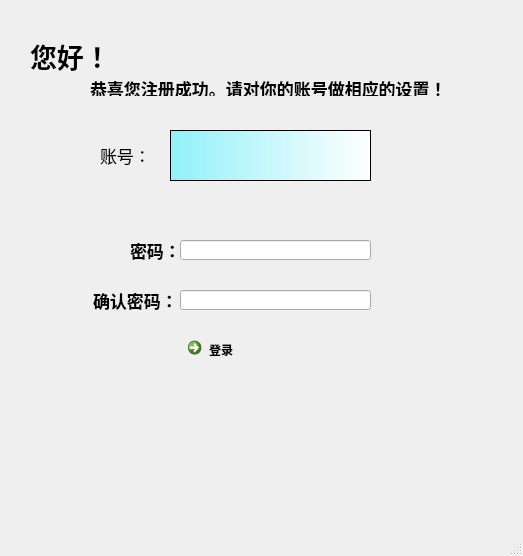
<?xml version="1.0" encoding="UTF-8"?>
<ui version="4.0">
 <class>MainWindow</class>
 <widget class="QMainWindow" name="MainWindow">
  <property name="geometry">
   <rect>
    <x>0</x>
    <y>0</y>
    <width>523</width>
    <height>556</height>
   </rect>
  </property>
  <property name="windowTitle">
   <string>MainWindow</string>
  </property>
  <widget class="QWidget" name="centralwidget">
   <widget class="QLabel" name="label">
    <property name="geometry">
     <rect>
      <x>30</x>
      <y>40</y>
      <width>81</width>
      <height>31</height>
     </rect>
    </property>
    <property name="font">
     <font>
      <pointsize>20</pointsize>
      <weight>75</weight>
      <bold>true</bold>
     </font>
    </property>
    <property name="text">
     <string>您好！</string>
    </property>
   </widget>
   <widget class="QLabel" name="label_2">
    <property name="geometry">
     <rect>
      <x>100</x>
      <y>140</y>
      <width>71</width>
      <height>31</height>
     </rect>
    </property>
    <property name="font">
     <font>
      <pointsize>13</pointsize>
     </font>
    </property>
    <property name="text">
     <string>账号：</string>
    </property>
   </widget>
   <widget class="QLabel" name="label_3">
    <property name="geometry">
     <rect>
      <x>90</x>
      <y>80</y>
      <width>401</width>
      <height>16</height>
     </rect>
    </property>
    <property name="font">
     <font>
      <pointsize>13</pointsize>
      <weight>75</weight>
      <bold>true</bold>
     </font>
    </property>
    <property name="text">
     <string>恭喜您注册成功。请对你的账号做相应的设置！</string>
    </property>
   </widget>
   <widget class="QLabel" name="label_5">
    <property name="geometry">
     <rect>
      <x>130</x>
      <y>240</y>
      <width>54</width>
      <height>21</height>
     </rect>
    </property>
    <property name="font">
     <font>
      <pointsize>13</pointsize>
      <weight>75</weight>
      <bold>true</bold>
     </font>
    </property>
    <property name="text">
     <string>密码：</string>
    </property>
   </widget>
   <widget class="QLineEdit" name="pwText">
    <property name="geometry">
     <rect>
      <x>180</x>
      <y>240</y>
      <width>191</width>
      <height>20</height>
     </rect>
    </property>
    <property name="styleSheet">
     <string notr="true">style={
placeholder=&quot;请输入密码&quot;
}</string>
    </property>
   </widget>
   <widget class="QLabel" name="label_6">
    <property name="geometry">
     <rect>
      <x>93</x>
      <y>290</y>
      <width>91</width>
      <height>21</height>
     </rect>
    </property>
    <property name="font">
     <font>
      <pointsize>13</pointsize>
      <weight>75</weight>
      <bold>true</bold>
     </font>
    </property>
    <property name="text">
     <string>确认密码：</string>
    </property>
   </widget>
   <widget class="QLineEdit" name="pwText_2">
    <property name="geometry">
     <rect>
      <x>180</x>
      <y>290</y>
      <width>191</width>
      <height>20</height>
     </rect>
    </property>
    <property name="styleSheet">
     <string notr="true">placeholder：“密码由6-20位数字或字母组成”；</string>
    </property>
   </widget>
   <widget class="QLabel" name="randomText">
    <property name="geometry">
     <rect>
      <x>240</x>
      <y>160</y>
      <width>221</width>
      <height>16</height>
     </rect>
    </property>
    <property name="text">
     <string/>
    </property>
   </widget>
   <widget class="QCommandLinkButton" name="liButton">
    <property name="geometry">
     <rect>
      <x>180</x>
      <y>330</y>
      <width>185</width>
      <height>41</height>
     </rect>
    </property>
    <property name="text">
     <string>登录</string>
    </property>
   </widget>
   <widget class="QTextBrowser" name="textBrowser">
    <property name="geometry">
     <rect>
      <x>170</x>
      <y>130</y>
      <width>201</width>
      <height>51</height>
     </rect>
    </property>
    <property name="styleSheet">
     <string notr="true">font: 75 italic 24pt &quot;幼圆&quot;;
background-color: qlineargradient(spread:pad, x1:0, y1:0, x2:1, y2:0, stop:0 rgba(145, 241, 249, 255), stop:1 rgba(255, 255, 255, 255));</string>
    </property>
   </widget>
  </widget>
  <widget class="QMenuBar" name="menubar">
   <property name="geometry">
    <rect>
     <x>0</x>
     <y>0</y>
     <width>523</width>
     <height>23</height>
    </rect>
   </property>
  </widget>
  <widget class="QStatusBar" name="statusbar"/>
 </widget>
 <resources/>
 <connections/>
</ui>
